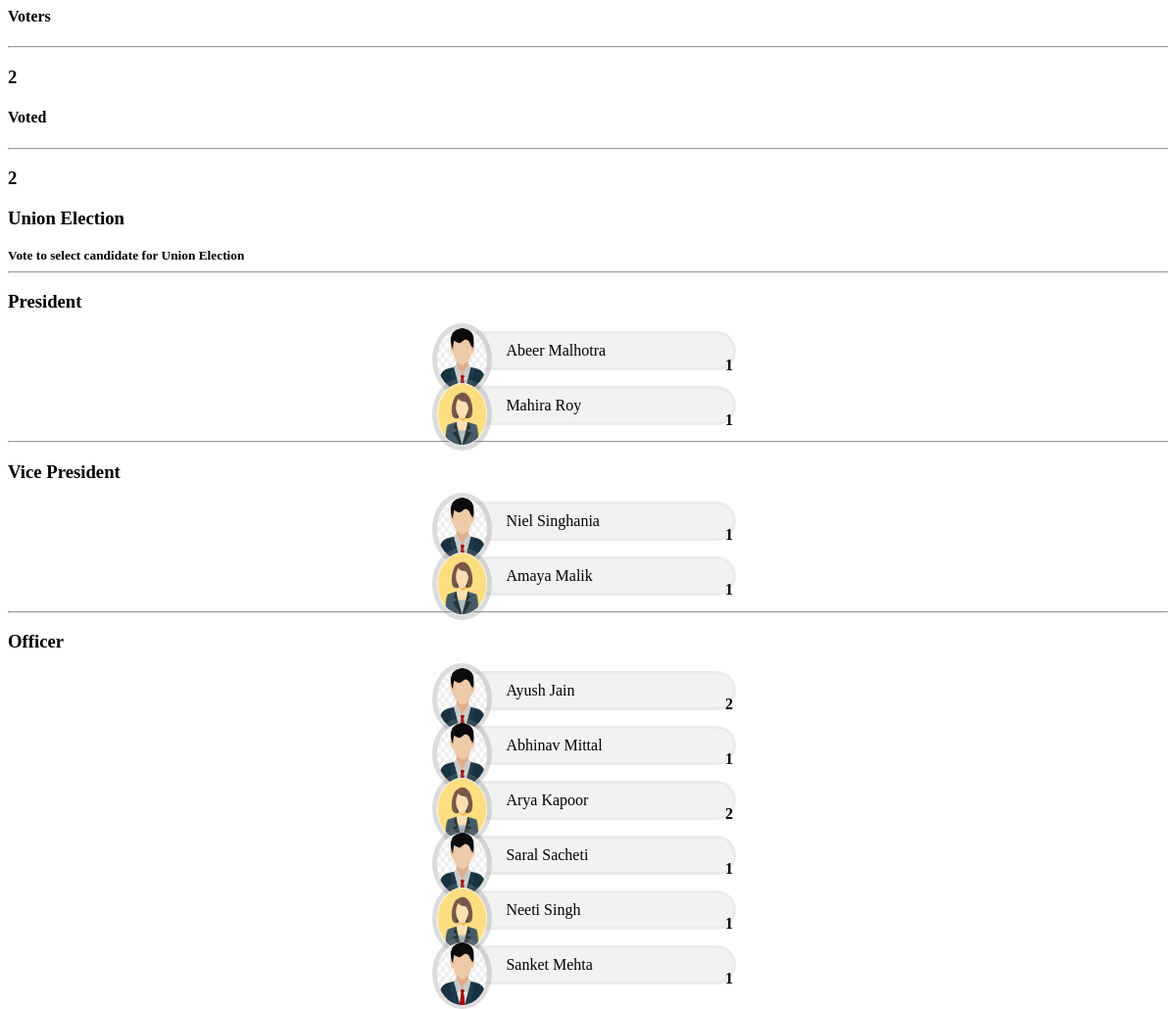
The app's page /home.php with its own data.
### tables this page shows
CREATE TABLE `category_list` (
  `id` int(30) NOT NULL,
  `category` text NOT NULL
);

CREATE TABLE `voting_opt` (
  `id` int(30) NOT NULL,
  `voting_id` int(30) NOT NULL,
  `category_id` int(30) NOT NULL,
  `image_path` text NOT NULL,
  `opt_txt` text NOT NULL
);

CREATE TABLE `votes` (
  `id` int(30) NOT NULL,
  `voting_id` int(30) NOT NULL,
  `category_id` int(30) NOT NULL,
  `voting_opt_id` int(30) NOT NULL,
  `user_id` int(30) NOT NULL
);

### home.php (the view, shortened to what this page needs)
<div class="containe-fluid">
	<?php include('db_connect.php') ;
	$votes  = $conn->query("SELECT * FROM votes where voting_id = $id ");
	$v_arr = array();
	while($row=$votes->fetch_assoc()){
		if(!isset($v_arr[$row['voting_opt_id']]))
			$v_arr[$row['voting_opt_id']] = 0;
		$v_arr[$row['voting_opt_id']] += 1;
	}
	$opts = $conn->query("SELECT * FROM voting_opt where voting_id=".$id);
	$opt_arr = array();
		while($row=$opts->fetch_assoc()){
		$opt_arr[$row['category_id']][] = $row;
	}
	?>
	<div class="row">
		<div class="col-lg-12">
			<div class="card col-md-4 offset-2 bg-info float-left">
				<div class="card-body text-white">
					<h4><b>Voters</b></h4>
					<hr>
					<h3 class="text-right"><b><?php echo $conn->query('SELECT * FROM users where type = 2 ')->num_rows ?></b></h3>
				</div>
			</div>
			<div class="card col-md-4 offset-2 bg-primary ml-4 float-left">
				<div class="card-body text-white">
					<h4><b>Voted</b></h4>
					<hr>
					<h3 class="text-right"><b><?php echo $conn->query('SELECT distinct(user_id) FROM votes where voting_id = '.$id)->num_rows ?></b></h3>
				</div>
			</div>
		</div>
	</div>
	<div class="row mt-3 ml-3 mr-3">
			<div class="col-lg-12">
			<div class="card">
				<div class="card-body">
					<div class="text-center">
						<h3><b><?php echo $title ?></b></h3>
						<small><b><?php echo $description; ?></b></small>
					</div>
					<?php
					$cats = $conn->query("SELECT * FROM category_list where id in (SELECT category_id from voting_opt where voting_id = '".$id."' )");
					while($row = $cats->fetch_assoc()):
					?>
						<hr>
						<div class="row mb-4">
							<div class="col-md-12">
									<div class="text-center">
										<h3><b><?php echo $row['category'] ?></b></h3>
									</div>
							</div>
						</div>
						<div class="row mt-3">
						<?php foreach ($opt_arr[$row['id']] as $candidate) {
						?>
							<div class="candidate" style="position: relative;">
								<div class="img-field">
									<img src="assets/img/<?php echo $candidate['image_path'] ?>" alt="">
								</div>
								<div class="candidate_name"><?php echo $candidate['opt_txt'] ?></div>
								<div class="vote-field">
									<span class="badge badge-success"><large><b><?php echo isset($v_arr[$candidate['id']]) ? number_format($v_arr[$candidate['id']]) : 0 ?></b></large></span>
								</div>
							</div>
						<?php } ?>
						</div>
					<?php endwhile; ?>
				</div>
			</div>
		</div>
		</div>
	</div>

### home.php (style rules this page uses)
.candidate { margin: auto; width: 23vw; padding: 0 10px; border-radius: 20px; margin-bottom: 1em; display: flex; border: 3px solid #00000008; background: #8080801a; }
.candidate_name { margin: 8px; margin-left: 3.4em; margin-right: 3em; width: 100%; }
.img-field { display: flex; height: 8vh; width: 4.3vw; padding: .3em; background: #80808047; border-radius: 50%; position: absolute; left: -.7em; top: -.7em; }
.candidate img { height: 100%; width: 100%; margin: auto; border-radius: 50%; }
.vote-field { position: absolute; right: 0; bottom: -.4em; }

### records on screen
category_list: category "President"
voting_opt: image_path (picture), opt_txt "Abeer Malhotra", id "1"
voting_opt: image_path (picture), opt_txt "Mahira Roy", id.voting_id "1"
category_list: category "Vice President"
voting_opt: image_path (picture), opt_txt "Niel Singhania", id.voting_id "1"
voting_opt: image_path (picture), opt_txt "Amaya Malik", id.voting_id "1"
category_list: category "Officer"
voting_opt: image_path (picture), opt_txt "Ayush Jain", id "2"
voting_opt: image_path (picture), opt_txt "Abhinav Mittal", id.voting_id "1"
voting_opt: image_path (picture), opt_txt "Arya Kapoor", id "2"
voting_opt: image_path (picture), opt_txt "Saral Sacheti", id.voting_id "1"
voting_opt: image_path (picture), opt_txt "Neeti Singh", id.voting_id "1"
voting_opt: image_path (picture), opt_txt "Sanket Mehta", id.voting_id "1"

### other values on screen
$conn->query('SELECT * FROM users where type = 2 ')->num_rows "2"
$title "Union Election"
$description "Vote to select candidate for Union Election"
